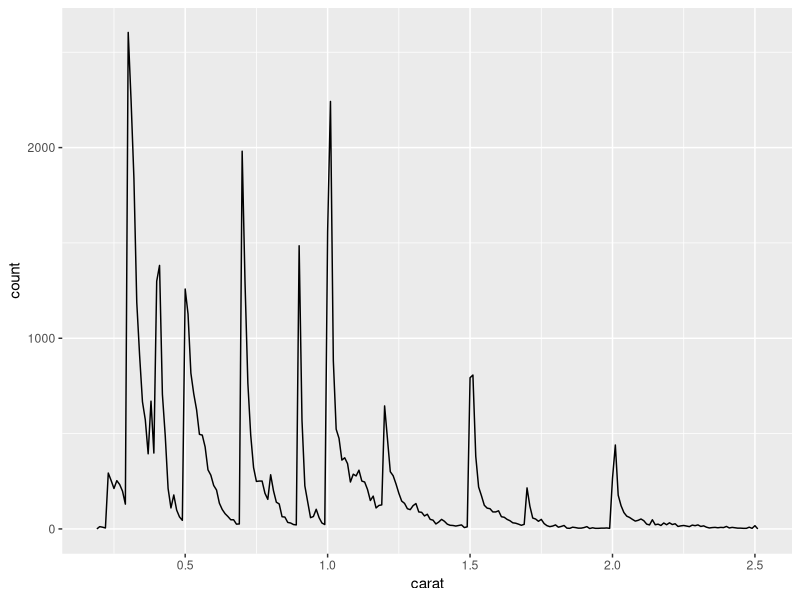
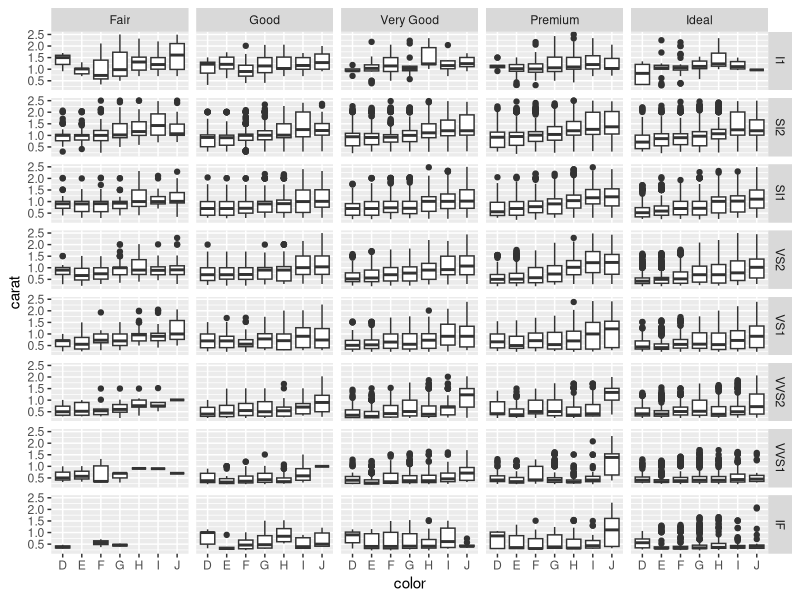
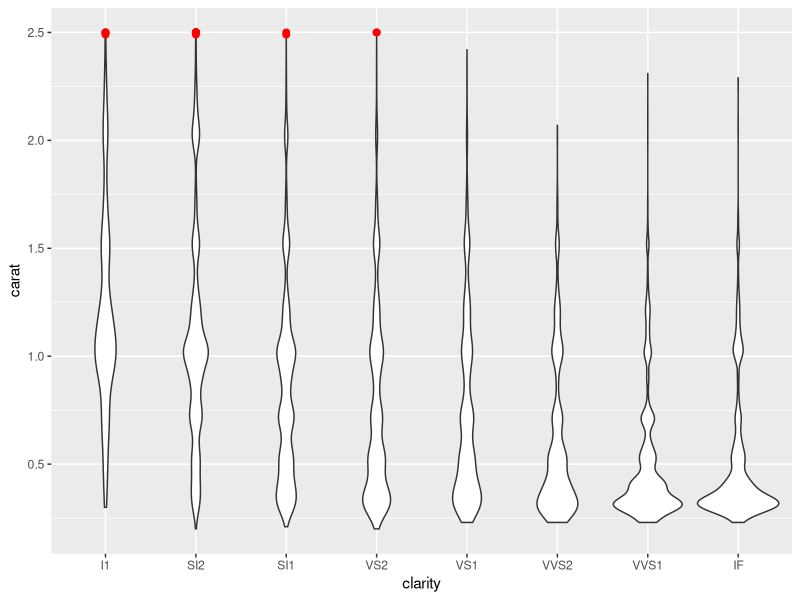

Source code (R) for these figures, in order:
## ---- chunk 1
library(ggplot2)
library(dplyr)

smaller <- diamonds %>% filter(carat <= 2.5)

comma <- function(x) format(x, digits=2, big.mark=",")
## ---- chunk 2
smaller %>% 
  ggplot(aes(carat)) + 
  geom_freqpoly(binwidth = 0.01)
## ---- chunk 3
smaller %>%
  ggplot(aes(color, carat)) +
  geom_boxplot() +
  facet_grid(clarity~cut)
## ---- chunk 4
smaller %>%
  ggplot(aes(clarity, carat)) +
  geom_violin() +
  geom_point(
    data=top_n(smaller, 20, carat),
    size=2,
    color="red"
  )
